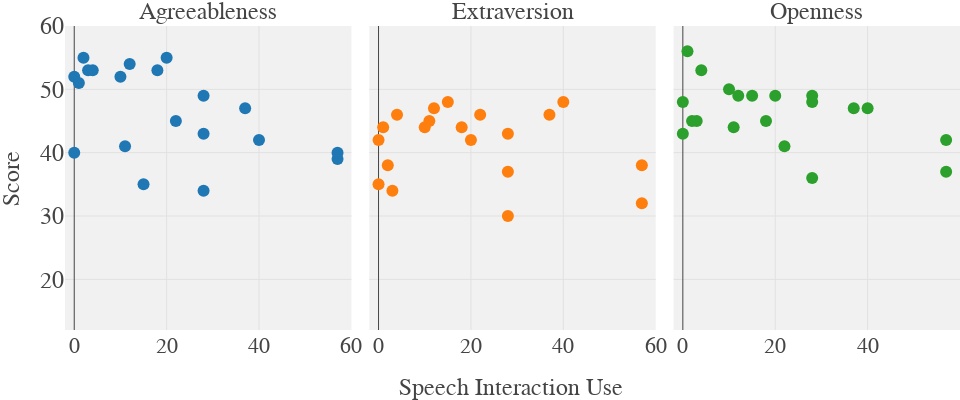

This figure's notebook cell:
### Code cell
# Create scatterplots
fig = px.scatter(long_df, x="counts", y="value", color="variable", facet_col="variable",
                      template='none', range_x=[-2, 60], range_y=[12, 60], #trendline="ols",
                      labels={
                     "value": "Score",
                     "counts": ""
                     })

fig.update_yaxes(automargin = True,       
                tickfont=dict(family='Arial', size=fontsize),
                title_font=dict(size=fontsize, family='Arial'),
                     )

fig.update_xaxes(tickfont=dict(family='Arial', size=fontsize-2),
                 title_font=dict(size=fontsize, family='Arial')
                )

fig.update_layout(height=400, width=960, showlegend=False, plot_bgcolor = "#F1F1F1",
                       margin=dict(l=65, r=0, b=70, t=26), 
                      title={
                            'text': "Speech Interaction Use", 'font': dict(size=fontsize, family='Arial'),
                            'y':0.054,
                            'x':0.532,
                            'xanchor': 'center',
                            'yanchor': 'top'})

fig.for_each_annotation(lambda a: a.update(text=a.text.split("=")[-1], font=dict(size=fontsize, family='Arial')))
fig.update_traces(marker_size=12)
fig.write_image("fig4-personality-traits.pdf")
fig.show()

### Figure 1 — Plotly figure (JSON) as saved in the notebook; plotly's stock layout.template omitted (floating-point values rounded to 4 significant figures)
{"data": [{"hovertemplate": "variable=Agreeableness<br>=%{x}<br>Score=%{y}<extra></extra>", "legendgroup": "Agreeableness", "marker": {"color": "#1F77B4", "size": 12, "symbol": "circle"}, "mode": "markers", "name": "Agreeableness", "orientation": "v", "showlegend": true, "type": "scatter", "x": [10, 20, 15, 3, 28, 57, 18, 37, 57, 0, 0, 40, 4, 11, 22, 28, 28, 12, 2, 1], "xaxis": "x", "y": [52, 55, 35, 53, 43, 39, 53, 47, 40, 40, 52, 42, 53, 41, 45, 34, 49, 54, 55, 51], "yaxis": "y"}, {"hovertemplate": "variable=Extraversion<br>=%{x}<br>Score=%{y}<extra></extra>", "legendgroup": "Extraversion", "marker": {"color": "#FF7F0E", "size": 12, "symbol": "circle"}, "mode": "markers", "name": "Extraversion", "orientation": "v", "showlegend": true, "type": "scatter", "x": [10, 20, 15, 3, 28, 57, 18, 37, 57, 0, 0, 40, 4, 11, 22, 28, 28, 12, 2, 1], "xaxis": "x2", "y": [44, 42, 48, 34, 30, 38, 44, 46, 32, 42, 35, 48, 46, 45, 46, 43, 37, 47, 38, 44], "yaxis": "y2"}, {"hovertemplate": "variable=Openness<br>=%{x}<br>Score=%{y}<extra></extra>", "legendgroup": "Openness", "marker": {"color": "#2CA02C", "size": 12, "symbol": "circle"}, "mode": "markers", "name": "Openness", "orientation": "v", "showlegend": true, "type": "scatter", "x": [10, 20, 15, 3, 28, 57, 18, 37, 57, 0, 0, 40, 4, 11, 22, 28, 28, 12, 2, 1], "xaxis": "x3", "y": [50, 49, 49, 45, 48, 37, 45, 47, 42, 48, 43, 47, 53, 44, 41, 36, 49, 49, 45, 56], "yaxis": "y3"}], "layout": {"annotations": [{"font": {"family": "Arial", "size": 24}, "showarrow": false, "text": "Agreeableness", "x": 0.16, "xanchor": "center", "xref": "paper", "y": 1, "yanchor": "bottom", "yref": "paper"}, {"font": {"family": "Arial", "size": 24}, "showarrow": false, "text": "Extraversion", "x": 0.5, "xanchor": "center", "xref": "paper", "y": 1, "yanchor": "bottom", "yref": "paper"}, {"font": {"family": "Arial", "size": 24}, "showarrow": false, "text": "Openness", "x": 0.84, "xanchor": "center", "xref": "paper", "y": 1, "yanchor": "bottom", "yref": "paper"}], "height": 400, "legend": {"title": {"text": "variable"}, "tracegroupgap": 0}, "margin": {"b": 70, "l": 65, "r": 0, "t": 26}, "plot_bgcolor": "#F1F1F1", "showlegend": false, "title": {"font": {"family": "Arial", "size": 24}, "text": "Speech Interaction Use", "x": 0.532, "xanchor": "center", "y": 0.054, "yanchor": "top"}, "width": 960, "xaxis": {"anchor": "y", "domain": [0, 0.32], "range": [-2, 60], "tickfont": {"family": "Arial", "size": 22}, "title": {"font": {"family": "Arial", "size": 24}, "text": ""}, "type": "linear"}, "xaxis2": {"anchor": "y2", "domain": [0.34, 0.66], "matches": "x", "range": [-2, 60], "tickfont": {"family": "Arial", "size": 22}, "title": {"font": {"family": "Arial", "size": 24}, "text": ""}, "type": "linear"}, "xaxis3": {"anchor": "y3", "domain": [0.68, 1.0], "matches": "x", "range": [-2, 60], "tickfont": {"family": "Arial", "size": 22}, "title": {"font": {"family": "Arial", "size": 24}, "text": ""}, "type": "linear"}, "yaxis": {"anchor": "x", "automargin": true, "domain": [0, 1], "range": [12, 60], "tickfont": {"family": "Arial", "size": 24}, "title": {"font": {"family": "Arial", "size": 24}, "text": "Score"}, "type": "linear"}, "yaxis2": {"anchor": "x2", "automargin": true, "domain": [0, 1], "matches": "y", "showticklabels": false, "tickfont": {"family": "Arial", "size": 24}, "title": {"font": {"family": "Arial", "size": 24}}, "type": "linear"}, "yaxis3": {"anchor": "x3", "automargin": true, "domain": [0, 1], "matches": "y", "showticklabels": false, "tickfont": {"family": "Arial", "size": 24}, "title": {"font": {"family": "Arial", "size": 24}}, "type": "linear"}}}
